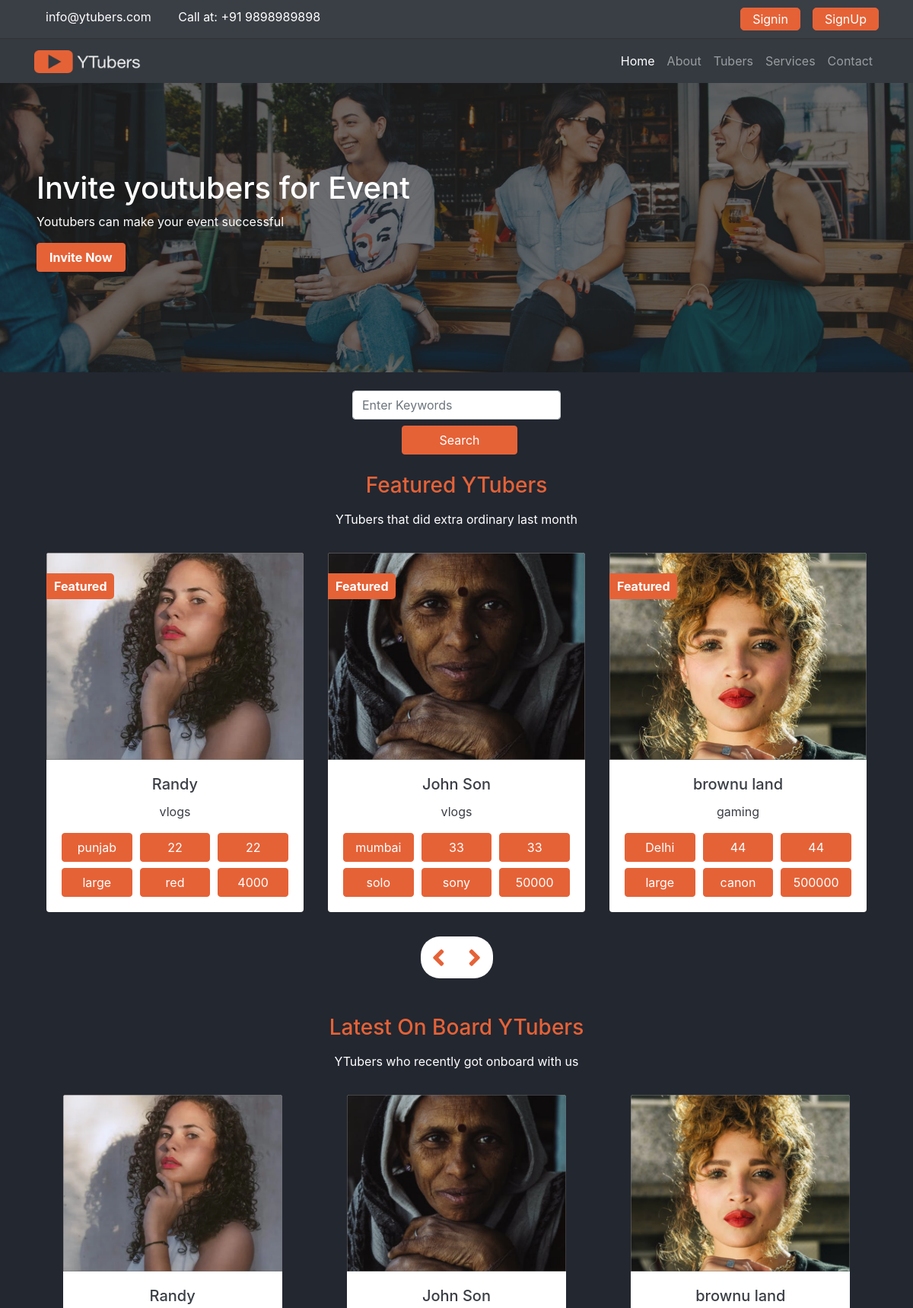
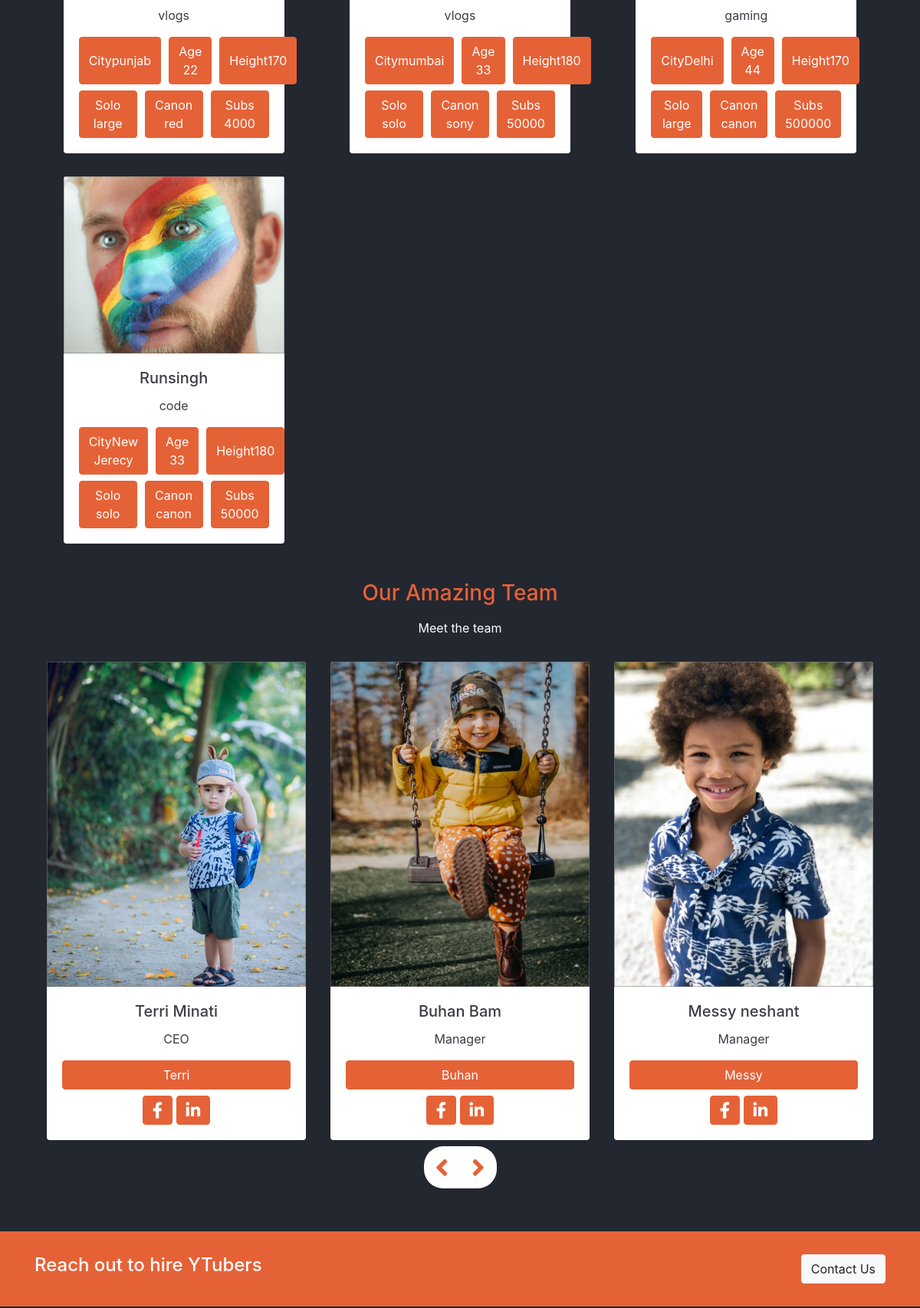
The page / (upper part) on the database its author committed (2 pictures, top to bottom).
### webpages/models.py (models this page shows)
class Slider(models.Model):
    headline = models.CharField(max_length=255)
    subtitle = models.CharField(max_length=255)
    button_text= models.CharField(max_length=255)
    photo= models.ImageField(upload_to ='media/slider/%Y/')
    created_date = models.DateTimeField(auto_now_add=True)

class Team(models.Model):
    first_name = models.CharField(max_length=255)
    last_name = models.CharField(max_length=255)
    role = models.CharField(max_length=255)
    fb_link = models.CharField(max_length=255)
    insta_link = models.CharField(max_length=255)
    photo = models.ImageField(upload_to ='media/team/%Y/%m/%d')
    created_date = models.DateTimeField(auto_now_add=True)

### youtubers/models.py (models this page shows)
class Youtuber(models.Model):
    crew_choices = (
        ('solo','solo'),
        ('small','small'),
        ('large','large'),
    )
    camera_choices = (
        ('canon','canon'),
        ('nikon','nikon'),
        ('sony','sony'),
        ('red','red'),
        ('fuji','fuji'),
    )
    category_choices = (
        ('code','code'),
        ('mobile_review','mobile_review'),
        ('vlogs','vlogs'),
        ('comedy','comedy'),
        ('gaming','gaming'),
    )
    name=models.CharField(max_length=254)
    price = models.IntegerField()
    photo = models.ImageField(upload_to='media/ytubers/%Y/%m')
    video_url = models.CharField(max_length=255)
    description = RichTextField()
    city =models.CharField(max_length=255)
    age =models.IntegerField()
    height = models.IntegerField()
    crew =models.CharField(choices=crew_choices, max_length=255)
    camera_type =models.CharField(choices=camera_choices, max_length=255)
    subs_count =models.CharField(max_length=255)
    category =models.CharField(choices=category_choices, default=False,max_length=255)
    is_featured =models.BooleanField(default=False)
    created_date =models.DateTimeField(default = datetime.now, blank=True )

### webpages/views.py (the view)
# urls.py: 2. Add a URL to urlpatterns:  path('', views.home, name='home')
def home(request):
    sliders = Slider.objects.all()
    teams = Team.objects.all()
    featured_youtubers = Youtuber.objects.order_by('-created_date').filter(is_featured=True)
    all_tubers = Youtuber.objects.order_by('-created_date')
    data = {
        'sliders':sliders,
        'teams':teams,
        'featured_youtubers':featured_youtubers,
        'all_tubers':all_tubers,
    }
    return render(request,'webpages/home.html', data)

### templates/webpages/home.html
{% extends "webpages/base.html" %}
{% block content %}
{% load static %}
<main class="home">
    <div class="top" data-slick='{"slidesToShow": 1, "slidesToScroll": 1}'>
    {% for slide in sliders %}
      <div class="top-banner">
        <img src={{slide.photo.url}} alt="" class="img-fluid w-100">
        <div class="top-container d-flex flex-column pl-5">
          <h1>
            {{ slide.headline}}
          </h1>
          <p>
           {{slide.subtitle}}
          </p>
          <div>
            <button class="btn btn-accent pl-3 pr-3 text-capitalize font-weight-bold">
              {{slide.button_text}}
            </button>
          </div>
        </div>
      </div>
     {% endfor %}
    </div>
    <section class="container d-flex justify-content-center align-items-center mt-4">
      <form method ="GET" action = {% url 'search' %} class="row text-center">
        <div class="col-md-auto">
          <div class="form-group mb-2">
            <input name="keyword" class="form-control" placeholder="Enter Keywords">
          </div>
          <div class="text-center">
            <button type="submit" class="btn btn-accent ml-2 mb-2 pl-5 pr-5">Search</button>
          </div>
        </div>
      </form>
    </section>
    <section class="container mt-3">
      <h3 class="text-center">Featured YTubers</h3>
      <p class="pt-2 pb-3 text-center">YTubers that did extra ordinary last month</p>
      <div class="team slider" data-slick='{"slidesToShow": 3, "slidesToScroll": 1}'>
        {% for fy in featured_youtubers %}
        <div class="card border-0 text-center ml-3 mr-3">
          <div class="feature-text">
            <img src="{{fy.photo.url}}" class="card-img-top" alt="team-member">
            <span class="text-left bg-accent font-weight-bold">
              Featured
            </span>
          </div>
          <div class="card-body">
            <h5 class="card-title">{{fy.name}}</h5>
            <p class="card-text">{{fy.category}}</p>
            <div class="person-description mt-2">
              <button class="btn btn-accent"> {{fy.city}} </button>
              <button class="btn btn-accent"> {{fy.age}} </button>
              <button class="btn btn-accent"> {{fy.age}} </button>
            </div>
            <div class="person-description mt-2">
              <button class="btn btn-accent"> {{fy.crew}} </button>
              <button class="btn btn-accent"> {{fy.camera_type}} </button>
              <button class="btn btn-accent"> {{fy.subs_count}} </button>
            </div>
          </div>
        </div>
     {% endfor %}
      </div>
      <div class="controls d-flex justify-content-center mt-2 mb-2">
        <div class="d-flex">
          <i class="fa fa-angle-left youtuber-left"></i>
          <i class="fa fa-angle-right youtuber-right"></i>
        </div>
      </div>
    </section>
    <section class="container mt-5 mb-5">
      <h3 class="text-center">Latest On Board YTubers</h3>
      <p class="pt-2 pb-3 text-center">YTubers who recently got onboard with us</p>
      <div class="tubers grid">
        {% for at in all_tubers %}
        <div class="card border-0 text-center">
          <div>
            <img src="{{at.photo.url}}" class="card-img-top" alt="team-member">
          </div>
          <div class="card-body">
            <h5 class="card-title">{{at.name}}</h5>
            <p class="card-text">{{at.category}}</p>
            <div class="person-description mt-2">
              <button class="btn btn-accent"> City{{at.city}} </button>
              <button class="btn btn-accent"> Age {{at.age}}</button>
              <button class="btn btn-accent"> Height{{at.height}} </button>
            </div>
            <div class="person-description mt-2">
              <button class="btn btn-accent"> Solo {{at.crew}}</button>
              <button class="btn btn-accent"> Canon {{at.camera_type}}</button>
              <button class="btn btn-accent"> Subs {{at.subs_count}}</button>
            </div>
          </div>
        </div>
{%endfor%}
      </div>
    </section>
    <section class="container mt-3">
      <h3 class="text-center">Our Amazing Team</h3>
      <p class="pt-2 pb-3 text-center">Meet the team</p>
      <div class="team slider" data-slick='{"slidesToShow": 3, "slidesToScroll": 1}'>
        {% for team in teams %}
        <div class="card border-0 text-center  ml-3 mr-3">
          <img src="{{ team.photo.url }}" class="card-img-top" alt="team-member">
          <div class="card-body">
            <h5 class="card-title">{{ team.first_name }} {{ team.last_name }} </h5>
            <p class="card-text">{{team.role}}</p>
            <a href="#" class="btn btn-accent btn-block">{{team.first_name}}</a>
            <div class="text-center mt-2">
              <button class="btn btn-accent"> <i class="fab fa-facebook-f fa-lg	"></i> </button>
              <button class="btn btn-accent"> <i class="fab fa-linkedin-in fa-lg	"></i> </button>
            </div>
          </div>
        </div>
        {% endfor %}
      </div>
      <div class="controls d-flex justify-content-center mt-2 mb-2">
        <div class="d-flex">
          <i class="fa fa-angle-left team-left"></i>
          <i class="fa fa-angle-right team-right"></i>
        </div>
      </div>
    </section>
  </main>
{% endblock %}

### static/css/base.css (style rules this page uses)
:root { --primary: #232730; --secondary: #3a3e45; --white: #888787; --accent: #e56237; }
body { background-color: var(--primary); color: #fff; }
a { color: #fff; }
h2, h3 { color: var(--accent); }
.btn-accent { background-color: var(--accent); color: #fff; border-color: var(--accent); outline: none; }
.card { color: var(--secondary); width: 18rem; }
main { overflow: hidden; }

### static/css/utils.css (style rules this page uses)
.bg-accent { color: #ffffff; background-color: var(--accent); }
.grid { display: grid; grid-template-columns: 1fr 1fr 1fr; row-gap: 30px; column-gap: 10px; }
.feature-text { position: relative; }
.feature-text span { position: absolute; top: 10%; left: 0; padding: 5px 10px; border-top-right-radius: 5px; border-bottom-right-radius: 5px; }
.person-description { display: grid; grid-template-columns: 1fr 1fr 1fr; column-gap: 10px; }

### static/css/style.css (style rules this page uses)
.controls i { background-color: #fff; padding: 10px 15px; font-size: 35px; color: var(--accent); }
.controls i:first-child { border-top-left-radius: 25px; border-bottom-left-radius: 25px; }
.controls i:last-child { border-top-right-radius: 25px; border-bottom-right-radius: 25px; }
.home .tubers { justify-items: center; }
.top-banner { position: relative; }
.top-banner img { height: 380px; width: 100%; }
.home .top-banner .top-container { position: absolute; top: 30%; left: 0; }

### rows shown on the page
Slider: photo (picture), headline "Invite youtubers for Event", subtitle "Youtubers can make your event successful", button_text "Invite Now"
Youtuber: photo (picture), name "Randy", category "vlogs", city "punjab", age "22", crew "large", camera_type "red", subs_count "4000", height "170"
Youtuber: photo (picture), name "John Son", category "vlogs", city "mumbai", age "33", crew "solo", camera_type "sony", subs_count "50000", height "180"
Youtuber: photo (picture), name "brownu land", category "gaming", city "Delhi", age "44", crew "large", camera_type "canon", subs_count "500000", height "170"
Youtuber: photo (picture), name "Runsingh", category "code", city "New Jerecy", age "33", height "180", crew "solo", camera_type "canon", subs_count "50000"
Team: photo (picture), first_name "Terri", last_name "Minati", role "CEO"
Team: photo (picture), first_name "Buhan", last_name "Bam", role "Manager"
Team: photo (picture), first_name "Messy", last_name "neshant", role "Manager"
